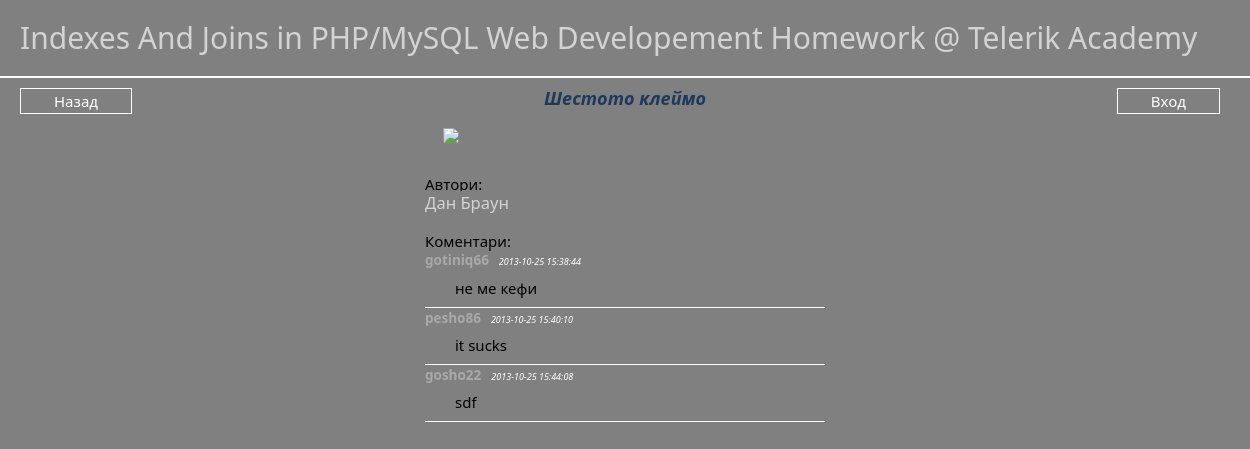
Screenshot of /homework5/book.php?book_id=3 with the database file from the repository.
### tables this page shows
CREATE TABLE IF NOT EXISTS `books` (
  `book_id` int(11) NOT NULL AUTO_INCREMENT,
  `book_title` varchar(50) NOT NULL,
  PRIMARY KEY (`book_id`)
);

CREATE TABLE IF NOT EXISTS `books_authors` (
  `book_id` int(11) NOT NULL,
  `author_id` int(11) NOT NULL
);

CREATE TABLE IF NOT EXISTS `authors` (
  `author_id` int(11) NOT NULL AUTO_INCREMENT,
  `author_name` varchar(50) NOT NULL,
  PRIMARY KEY (`author_id`)
);

CREATE TABLE IF NOT EXISTS `comments` (
  `comment_id` int(11) NOT NULL AUTO_INCREMENT,
  `comment_content` varchar(250) NOT NULL,
  `user_name` varchar(50) NOT NULL,
  `comment_date` datetime NOT NULL,
  PRIMARY KEY (`comment_id`)
);

### homework5/book.php (the view, shortened to what this page needs)
<?php
require './includes/globals.php';
include './includes/header.php';
if (!(isset($_SESSION['logged']) && $_SESSION['logged'] == TRUE)) {
   $displayLoginBtn = true;
}
else {
    $displayNewCommentSection = true;
    $displayLoginBtn = false;
    $displayLogoutBtn = true;
}
if (isset($_GET['book_id'])) {
    $book_id = intval(mysqli_real_escape_string($connection, trim($_GET['book_id'])));
}
else {
    header('Location: index.php');
    exit;
}
?>
<div id="go-back"><a href="index.php">Назад</a></div>
<div id="login-btn" style="display: <?php if ($displayLoginBtn) {
    echo 'inline-block';
}
else {
    echo 'none';
}
?>"><a href="login.php">Вход</a></div>
<div id="book-info-wrapper">
    <div class="book-title preview">
        <?php
            if ($connection) {
                if (isset($_GET['book_id']) && $book_id!='') {
                    $getBookNameQuery = mysqli_query($connection, 'SELECT book_id, book_title FROM books WHERE book_id='.$book_id.'');
                    $bookName = $getBookNameQuery->fetch_assoc();
                    echo $bookName['book_title'];
                }
                else {
                    echo 'Invalid Book id';
                }
            }
else    {
    echo 'No connection to database - '.mysqli_connect_error();
}
        ?>
    </div>
    <div id="book-cover"><img src="./imgs/book.png"/></div>
    <div id="authors-list"><p>Автори:</p>
        <?php
        if ($connection) {
            $getAllAuthorsForGivenBookIDQuery = mysqli_query($connection, 'SELECT * FROM authors INNER JOIN books_authors ON authors.author_id=books_authors.author_id INNER JOIN books ON books_authors.book_id=books.book_id WHERE books_authors.book_id="'.$book_id.'"');
            while ($row=  mysqli_fetch_assoc($getAllAuthorsForGivenBookIDQuery)) {
                echo '<p><a href="booksList.php?authorID='.$row['author_id'].'">'.$row['author_name'].'</a></p>';
            }
        }
        else {
            echo 'No connection to database - '.mysqli_connect_error();
        }
        ?>
    </div>
    <div id="comments-wrapper"><p>Коментари:</p>
            <?php
                    if ($connection) {
                        $getCommentQuery = mysqli_query($connection, 'SELECT * FROM comments INNER JOIN books_comments ON books_comments.comment_id=comments.comment_id WHERE book_id='.$book_id.' ');
                        while ($row=  mysqli_fetch_assoc($getCommentQuery)) {
                            echo '<div id="comment-author">'.$row['user_name'].'</div><div id="comment-date">'.$row['comment_date'].'</div><div id="comment-content">'.$row['comment_content'].'</div>';
                        }
                    }
            ?>
    </div>
</div>
<?php
include './includes/footer.php';
?>

### rows the page displays
books: book_title "Шестото клеймо"
books_authors: author.author_name "Дан Браун"
comments: user_name "gotiniq66", comment_date "2013-10-25 15:38:44", comment_content "не ме кефи"
comments: user_name "pesho86", comment_date "2013-10-25 15:40:10", comment_content "it sucks"
comments: user_name "gosho22", comment_date "2013-10-25 15:44:08", comment_content "sdf"
